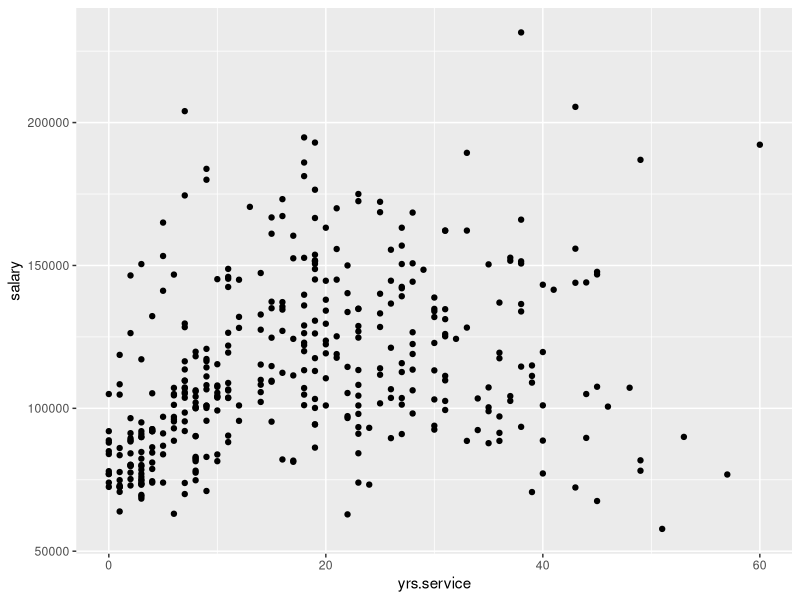

R code for this plot:
## ---- chunk 1
pkgs <- c("ggplot2", "dplyr", "tidyr",
"mosaicData", "carData",
"VIM", "scales", "treemapify",
"gapminder", "ggmap", "choroplethr",
"choroplethrMaps", "CGPfunctions",
"ggcorrplot", "visreg",
"gcookbook", "forcats",
"survival", "survminer",
"ggalluvial", "ggridges",
"GGally", "superheat",
"waterfalls", "factoextra",
"networkD3", "ggthemes",
"hrbrthemes", "ggpol",
"ggbeeswarm")
install.packages(pkgs)
## ---- chunk 2
library(readr)
# import data from a comma delimited file
Salaries <- read_csv("salaries.csv")
summary(Salaries)
## ---- chunk 3
library(ggplot2)
ggplot(data = Salaries,
mapping = aes(x = yrs.service, y = salary))+
geom_point()

